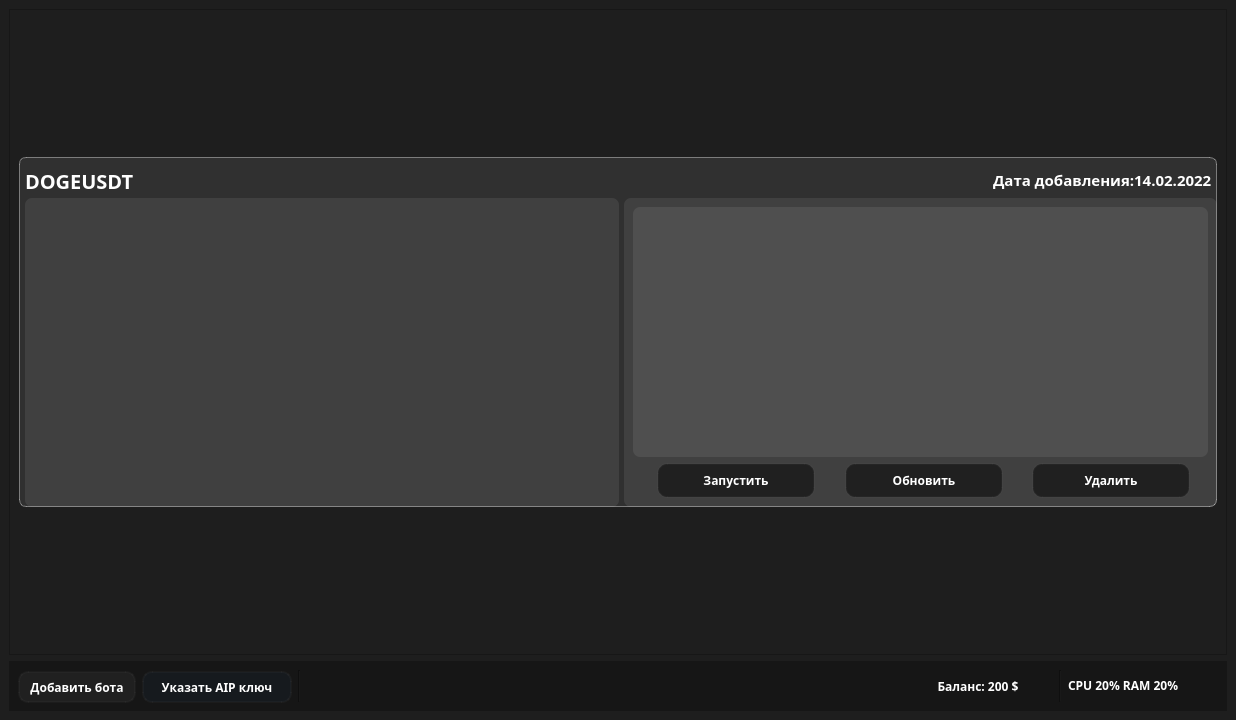
<?xml version="1.0" encoding="UTF-8"?>
<ui version="4.0">
 <class>MainWindow</class>
 <widget class="QMainWindow" name="MainWindow">
  <property name="geometry">
   <rect>
    <x>0</x>
    <y>0</y>
    <width>1236</width>
    <height>720</height>
   </rect>
  </property>
  <property name="minimumSize">
   <size>
    <width>800</width>
    <height>720</height>
   </size>
  </property>
  <property name="cursor">
   <cursorShape>ArrowCursor</cursorShape>
  </property>
  <property name="windowTitle">
   <string>Calibri </string>
  </property>
  <property name="styleSheet">
   <string notr="true">background-color:#1E1E1E;
font-family:Eirik Raudel;
</string>
  </property>
  <widget class="QWidget" name="centralwidget">
   <layout class="QVBoxLayout" name="verticalLayout">
    <item>
     <widget class="QScrollArea" name="scrollArea_bot">
      <property name="widgetResizable">
       <bool>true</bool>
      </property>
      <widget class="QWidget" name="scrollAreaWidgetContents">
       <property name="geometry">
        <rect>
         <x>0</x>
         <y>0</y>
         <width>1216</width>
         <height>644</height>
        </rect>
       </property>
       <layout class="QVBoxLayout" name="verticalLayout_2">
        <item>
         <widget class="QWidget" name="bot_widget" native="true">
          <property name="minimumSize">
           <size>
            <width>0</width>
            <height>350</height>
           </size>
          </property>
          <property name="maximumSize">
           <size>
            <width>16777215</width>
            <height>350</height>
           </size>
          </property>
          <property name="styleSheet">
           <string notr="true">background-color:rgba(255,255,255,20);
border:1px solid rgba(255,255,255,100);
border-radius:7px;</string>
          </property>
          <layout class="QHBoxLayout" name="horizontalLayout_3">
           <property name="leftMargin">
            <number>1</number>
           </property>
           <property name="topMargin">
            <number>1</number>
           </property>
           <property name="rightMargin">
            <number>0</number>
           </property>
           <property name="bottomMargin">
            <number>0</number>
           </property>
           <item>
            <layout class="QHBoxLayout" name="horizontalLayout_main">
             <item>
              <layout class="QVBoxLayout" name="verticalLayout_for_text">
               <property name="spacing">
                <number>5</number>
               </property>
               <property name="leftMargin">
                <number>5</number>
               </property>
               <property name="topMargin">
                <number>10</number>
               </property>
               <item>
                <layout class="QHBoxLayout" name="horizontalLayout_for_upperInfo">
                 <item>
                  <widget class="QLabel" name="inst_name">
                   <property name="minimumSize">
                    <size>
                     <width>0</width>
                     <height>25</height>
                    </size>
                   </property>
                   <property name="maximumSize">
                    <size>
                     <width>16777215</width>
                     <height>25</height>
                    </size>
                   </property>
                   <property name="styleSheet">
                    <string notr="true">color:rgba(255,255,255,1);
font-weight:bold;
font-size:20px;
background-color:#303030;

border:none;
border-radius:7px;</string>
                   </property>
                   <property name="text">
                    <string>DOGEUSDT</string>
                   </property>
                  </widget>
                 </item>
                 <item alignment="Qt::AlignRight|Qt::AlignVCenter">
                  <widget class="QLabel" name="date_info">
                   <property name="styleSheet">
                    <string notr="true">color:rgba(255,255,255,1);
font-weight:bold;
font-size:15px;
background-color:None;
margin-left:4px;
border:none;
border-radius:7px;</string>
                   </property>
                   <property name="text">
                    <string>Дата добавления:14.02.2022</string>
                   </property>
                  </widget>
                 </item>
                </layout>
               </item>
               <item>
                <layout class="QHBoxLayout" name="horizontalLayout_mainInfo">
                 <item>
                  <widget class="QTableView" name="table_deals">
                   <property name="styleSheet">
                    <string notr="true">border:None;</string>
                   </property>
                  </widget>
                 </item>
                 <item>
                  <widget class="QGroupBox" name="verticalGroupBox_info_strat">
                   <property name="maximumSize">
                    <size>
                     <width>600</width>
                     <height>16777215</height>
                    </size>
                   </property>
                   <property name="styleSheet">
                    <string notr="true">border:None;</string>
                   </property>
                   <layout class="QVBoxLayout" name="verticalLayout_5">
                    <property name="spacing">
                     <number>3</number>
                    </property>
                    <item>
                     <widget class="QTableView" name="tableView_stratInfo">
                      <property name="styleSheet">
                       <string notr="true">border:none;</string>
                      </property>
                     </widget>
                    </item>
                    <item>
                     <widget class="QFrame" name="horizontalFrame_bt">
                      <property name="styleSheet">
                       <string notr="true">background-color:#404040;
border:None;</string>
                      </property>
                      <layout class="QHBoxLayout" name="horizontalLayout_6">
                       <property name="spacing">
                        <number>5</number>
                       </property>
                       <property name="topMargin">
                        <number>3</number>
                       </property>
                       <property name="bottomMargin">
                        <number>0</number>
                       </property>
                       <item alignment="Qt::AlignHCenter">
                        <widget class="QPushButton" name="bt_start">
                         <property name="minimumSize">
                          <size>
                           <width>165</width>
                           <height>35</height>
                          </size>
                         </property>
                         <property name="maximumSize">
                          <size>
                           <width>125</width>
                           <height>35</height>
                          </size>
                         </property>
                         <property name="styleSheet">
                          <string notr="true">QPushButton{
color:#FFFFFF;
font-weight:bold;
background-color:#202020;
border:2px solid rgba(103,103,101,20);
border-radius:10px;
margin-left:7px;
}


QPushButton:hover{
background-color:#313131;
border:2px solid rgba(103,103,101,40);
}

QPushButton:pressed{
background-color:#3D3B3B;
border:2px solid rgba(103,103,101,70);
}
</string>
                         </property>
                         <property name="text">
                          <string>Запустить</string>
                         </property>
                        </widget>
                       </item>
                       <item alignment="Qt::AlignHCenter">
                        <widget class="QPushButton" name="bt_update">
                         <property name="minimumSize">
                          <size>
                           <width>165</width>
                           <height>35</height>
                          </size>
                         </property>
                         <property name="maximumSize">
                          <size>
                           <width>125</width>
                           <height>35</height>
                          </size>
                         </property>
                         <property name="layoutDirection">
                          <enum>Qt::LeftToRight</enum>
                         </property>
                         <property name="styleSheet">
                          <string notr="true">QPushButton{
color:#FFFFFF;
font-weight:bold;
background-color:#202020;
border:2px solid rgba(103,103,101,20);
border-radius:10px;
margin-left:7px;
}


QPushButton:hover{
background-color:#313131;
border:2px solid rgba(103,103,101,40);
}

QPushButton:pressed{
background-color:#3D3B3B;
border:2px solid rgba(103,103,101,70);
}
</string>
                         </property>
                         <property name="text">
                          <string>Обновить</string>
                         </property>
                        </widget>
                       </item>
                       <item alignment="Qt::AlignHCenter">
                        <widget class="QPushButton" name="bt_delete">
                         <property name="minimumSize">
                          <size>
                           <width>165</width>
                           <height>35</height>
                          </size>
                         </property>
                         <property name="maximumSize">
                          <size>
                           <width>125</width>
                           <height>35</height>
                          </size>
                         </property>
                         <property name="styleSheet">
                          <string notr="true">QPushButton{
color:#FFFFFF;
font-weight:bold;
background-color:#202020;
border:2px solid rgba(103,103,101,20);
border-radius:10px;
margin-left:7px;
}


QPushButton:hover{
background-color:#313131;
border:2px solid rgba(103,103,101,40);
}

QPushButton:pressed{
background-color:#3D3B3B;
border:2px solid rgba(103,103,101,70);
}
</string>
                         </property>
                         <property name="text">
                          <string>Удалить</string>
                         </property>
                        </widget>
                       </item>
                      </layout>
                     </widget>
                    </item>
                   </layout>
                  </widget>
                 </item>
                </layout>
               </item>
              </layout>
             </item>
            </layout>
           </item>
          </layout>
         </widget>
        </item>
       </layout>
      </widget>
     </widget>
    </item>
    <item>
     <widget class="QFrame" name="lower_panel">
      <property name="minimumSize">
       <size>
        <width>0</width>
        <height>35</height>
       </size>
      </property>
      <property name="styleSheet">
       <string notr="true">background-color:#161616;
</string>
      </property>
      <layout class="QHBoxLayout" name="horizontalLayout">
       <property name="leftMargin">
        <number>2</number>
       </property>
       <item>
        <widget class="QPushButton" name="bt_add_bot">
         <property name="minimumSize">
          <size>
           <width>0</width>
           <height>32</height>
          </size>
         </property>
         <property name="maximumSize">
          <size>
           <width>125</width>
           <height>30</height>
          </size>
         </property>
         <property name="font">
          <font>
           <family>Eirik Raudel</family>
           <bold>true</bold>
          </font>
         </property>
         <property name="styleSheet">
          <string notr="true">QPushButton{
color:#FFFFFF;
font-weight:bold;
background-color:#202020;
border:2px solid rgba(103,103,101,20);
border-radius:10px;
margin-left:7px;
}


QPushButton:hover{
background-color:#313131;
border:2px solid rgba(103,103,101,40);
}

QPushButton:pressed{
background-color:#3D3B3B;
border:2px solid rgba(103,103,101,70);
}
</string>
         </property>
         <property name="text">
          <string>Добавить бота</string>
         </property>
        </widget>
       </item>
       <item>
        <widget class="QPushButton" name="bt_add_API">
         <property name="minimumSize">
          <size>
           <width>0</width>
           <height>32</height>
          </size>
         </property>
         <property name="maximumSize">
          <size>
           <width>150</width>
           <height>30</height>
          </size>
         </property>
         <property name="styleSheet">
          <string notr="true">QPushButton{
color:#FFFFFF;
font-weight:bold;
background-color:rgba(23, 33, 43,100);
border:2px solid rgba(103,103,101,20);
border-radius:10px;
}


QPushButton:hover{
background-color:#222931;

border:2px solid rgba(103,103,101,40);
}

QPushButton:pressed{
background-color:#222B36;
border:2px solid rgba(103,103,101,70);
}
</string>
         </property>
         <property name="text">
          <string>Указать AIP ключ</string>
         </property>
        </widget>
       </item>
       <item>
        <widget class="Line" name="line_2">
         <property name="orientation">
          <enum>Qt::Vertical</enum>
         </property>
        </widget>
       </item>
       <item alignment="Qt::AlignRight">
        <widget class="QLabel" name="balance_acc">
         <property name="minimumSize">
          <size>
           <width>150</width>
           <height>30</height>
          </size>
         </property>
         <property name="layoutDirection">
          <enum>Qt::LeftToRight</enum>
         </property>
         <property name="autoFillBackground">
          <bool>false</bool>
         </property>
         <property name="styleSheet">
          <string notr="true">color:#FFFFFF;
font-weight:bold;</string>
         </property>
         <property name="text">
          <string>Баланс: 200 $</string>
         </property>
         <property name="alignment">
          <set>Qt::AlignCenter</set>
         </property>
        </widget>
       </item>
       <item>
        <widget class="Line" name="line_for_balance_system">
         <property name="orientation">
          <enum>Qt::Vertical</enum>
         </property>
        </widget>
       </item>
       <item alignment="Qt::AlignVCenter">
        <widget class="QLabel" name="system_info">
         <property name="minimumSize">
          <size>
           <width>100</width>
           <height>25</height>
          </size>
         </property>
         <property name="maximumSize">
          <size>
           <width>150</width>
           <height>25</height>
          </size>
         </property>
         <property name="styleSheet">
          <string notr="true">color:#FFFFFF;
font-weight:bold;</string>
         </property>
         <property name="text">
          <string>CPU 20% RAM 20%</string>
         </property>
        </widget>
       </item>
      </layout>
     </widget>
    </item>
   </layout>
  </widget>
 </widget>
 <resources/>
 <connections/>
</ui>
